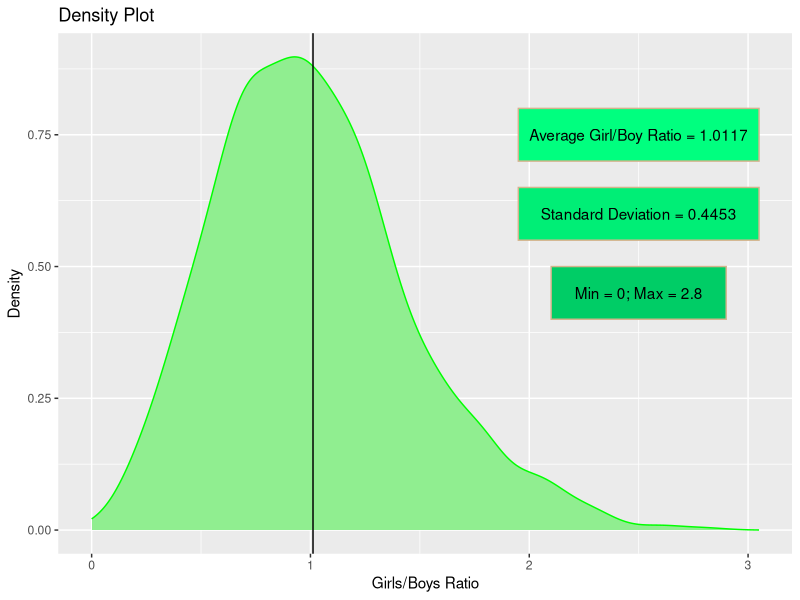

Source code (R):
library(ggplot2)
set.seed(123)
village <- function(){
    boys <- 0
    girls <- 0
    for (i in 1:10){
        first_child <- sample(1:2, 1)
        if (first_child == 1){
            girls <- girls + 1
        }else{
            boys <- boys + 1
        } # count the first child of a family
        family <- first_child
        is_girl <- ifelse(family[1] == 1, TRUE, FALSE)
        while(is_girl){ 
            new_child <- sample(1:2, 1)
            if (new_child == 1){
                girls <- girls + 1
            }else{
                boys <- boys + 1
            }
            family <- c(family, new_child)
            is_girl <- ifelse(new_child == 1, TRUE, FALSE)
        } # count the total number of boys and girls in a family
    } # accumulate the total number of boys and girls in 10 families
    girls/boys
}

simulation <- data.frame(girls_to_boys_ratio = numeric(1000))
for (i in 1:1000){
    simulation$girls_to_boys_ratio[i] <- village()
}

ggplot(simulation, aes(girls_to_boys_ratio)) + geom_density(kernel = "gaussian", color = "green", fill = "light green") +
    geom_vline(aes(xintercept = mean(simulation$girls_to_boys_ratio))) + 
    annotate("rect", xmin = 1.95, xmax = 3.05, ymin = 0.7, ymax = 0.8, fill = "springgreen1", colour = "tan") +
    annotate(geom = "text", x = 2.5, y = 0.75, label = paste0("Average Girl/Boy Ratio = ", mean(simulation$girls_to_boys_ratio))) +
    annotate("rect", xmin = 1.95, xmax = 3.05, ymin = 0.55, ymax = 0.65, fill = "springgreen2", colour = "tan") +
    annotate(geom = "text", x = 2.5, y = 0.6, label = paste0("Standard Deviation = ", round(sd(simulation$girls_to_boys_ratio), 4))) +
    annotate("rect", xmin = 2.1, xmax = 2.9, ymin = 0.4, ymax = 0.5, fill = "springgreen3", colour = "tan") +
    annotate(geom = "text", x = 2.5, y = 0.45, label = paste0("Min = ", min(simulation$girls_to_boys_ratio), "; Max = ", max(simulation$girls_to_boys_ratio))) +
    labs(x = "Girls/Boys Ratio", y = "Density", title = "Density Plot")
